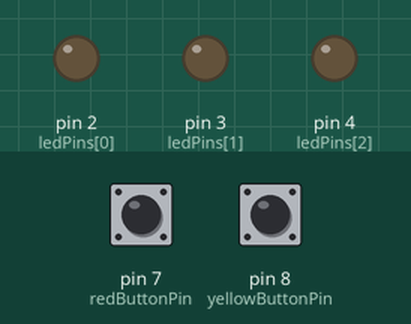
Simulated run of this sketch. Board: Arduino Uno, built with avr-gcc and run on an emulated ATmega328P. On the bench: output pins drawn as LEDs (lit = HIGH). The test bench sets the inputs (shaded band); at power-on: pin 8 (yellowButtonPin) HIGH, pin 7 (redButtonPin) HIGH.

Above: at 1.2 s.
1.3 s: pin 8 (yellowButtonPin) pulled LOW for 0.15 s
At 2.1 s:
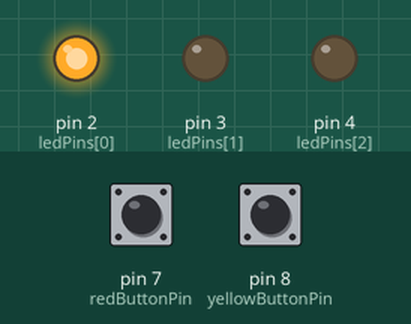
At 3.1 s:
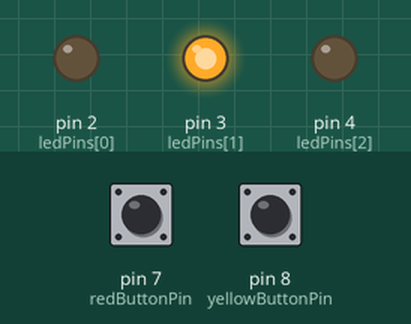
Timing chart, 0 to 10.4 s (numbered marks = the images above; inputs shaded):
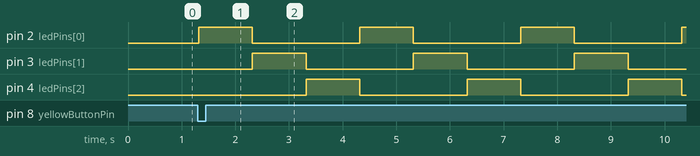

The sketch:

Blink_LEDs_in_sequence_when_yellow_button_pressed..ino
```cpp
const int yellowButtonPin = 8; // Yellow button connected to pin 8
const int redButtonPin = 7;    // Red button connected to pin 7
const int ledPins[] = {2, 3, 4}; // LEDs connected to pins 2, 3, and 4

bool yellowButtonState = HIGH; // Current state of the yellow button
bool blinkSequenceActive = false;

void setup() {
  pinMode(yellowButtonPin, INPUT);
  pinMode(redButtonPin, INPUT);

  // Set yellow button pin to HIGH (active state with the pull-up resistor)
  digitalWrite(yellowButtonPin, HIGH);

  for (int i = 0; i < 3; i++) {
    pinMode(ledPins[i], OUTPUT);
  }
}

void loop() {
  // Read the state of the yellow button
  bool newYellowButtonState = digitalRead(yellowButtonPin);

  // Check if the yellow button is pressed and released to start the blink sequence
  if (newYellowButtonState == LOW && yellowButtonState == HIGH) {
    delay(20); // Debounce delay
    newYellowButtonState = digitalRead(yellowButtonPin);
    if (newYellowButtonState == LOW) {
      blinkSequenceActive = true;
      blinkLEDs();
    }
  }

  // Store the current state of the yellow button
  yellowButtonState = newYellowButtonState;

  // Check if the red button is pressed and released to stop the blink sequence
  if (digitalRead(redButtonPin) == LOW) {
    delay(20); // Debounce delay
    if (digitalRead(redButtonPin) == LOW) {
      blinkSequenceActive = false;
      turnOffLEDs();
    }
  }
}

void blinkLEDs() {
  while (blinkSequenceActive) {
    for (int i = 0; i < 3; i++) {
      digitalWrite(ledPins[i], HIGH); // Turn on the current LED
      delay(1000); // 1 second delay
      digitalWrite(ledPins[i], LOW);  // Turn off the current LED
    }
  }
}

void turnOffLEDs() {
  for (int i = 0; i < 3; i++) {
    digitalWrite(ledPins[i], LOW); // Turn off all LEDs
  }
}
```

Measured:
- after the input at 1.3 s, pin 2 (ledPins[0]): alternates HIGH for 1.0 s and LOW for 2.0 s, starting at once; pin 3 (ledPins[1]): alternates HIGH for 1.0 s and LOW for 2.0 s, starting after 1.0 s; pin 4 (ledPins[2]): alternates HIGH for 1.0 s and LOW for 2.0 s, starting after 2.0 s
